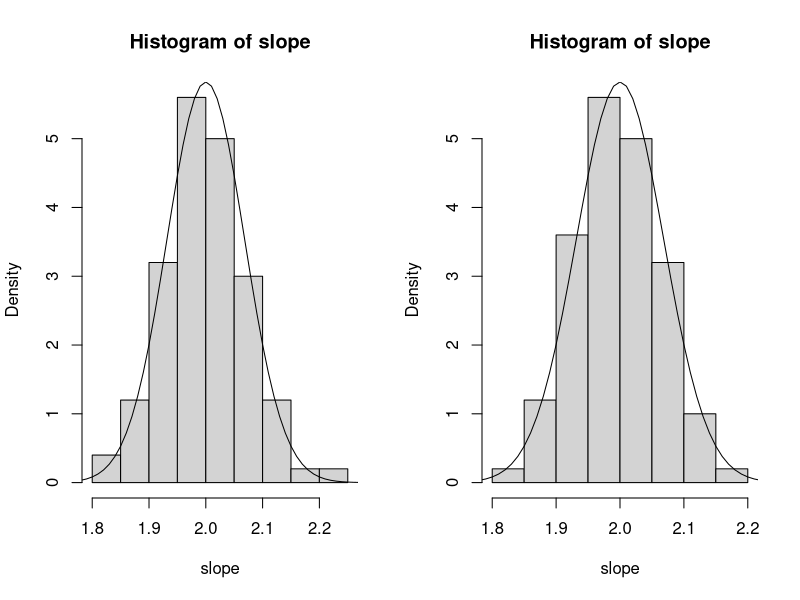

The R script that drew this image:
set.seed(21)
x <- seq(1, 40, 1)
rep = 100
slope <- c(rep)
for (i in 1:rep) {
    y   <- 2 * x + 1 + 5 * rnorm(length(x))
    reg <- lm(y ~ x)
    slope[i] <- summary(reg)$coefficients[2, 1]
}

par(mfrow=c(1,2))

hist(slope, freq =FALSE)
x_app <- cbind(rep(1, 40), x)
sd_beta <- sqrt(solve(t(x_app) %*% x_app)[2, 2] * 25)
print(sd_beta)
lines(seq(1.7,2.3,by=0.01),dnorm(seq(1.7,2.3,by=0.01),mean=2.,sd=sd_beta))

mean_slope <- mean(slope)
std_slope <- sd(slope)
print(mean_slope)
print(std_slope)


for (i in 1:rep) {
    y   <- 2 * x + 1 + 5 * (1-rchisq(length(x), df=1))/sqrt(2)
    reg <- lm(y ~ x)
    slope[i] <- summary(reg)$coefficients[2, 1]
}


hist(slope, freq =FALSE)
x_app <- cbind(rep(1, 40), x)
sd_beta <- sqrt(solve(t(x_app) %*% x_app)[2, 2] * 25)
print(sd_beta)
lines(seq(1.7,2.3,by=0.01),dnorm(seq(1.7,2.3,by=0.01),mean=2.,sd=sd_beta))

mean_slope <- mean(slope)
std_slope <- sd(slope)
print(mean_slope)
print(std_slope)